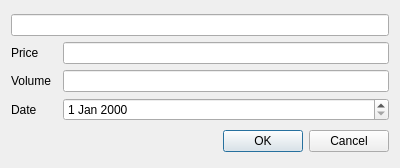
<?xml version="1.0" encoding="UTF-8"?>
<ui version="4.0">
 <class>BuyItem</class>
 <widget class="QDialog" name="BuyItem">
  <property name="geometry">
   <rect>
    <x>0</x>
    <y>0</y>
    <width>400</width>
    <height>168</height>
   </rect>
  </property>
  <property name="windowTitle">
   <string>Dialog</string>
  </property>
  <layout class="QGridLayout" name="gridLayout_2">
   <item row="0" column="0">
    <layout class="QGridLayout" name="gridLayout">
     <item row="3" column="0">
      <widget class="QLabel" name="volume">
       <property name="text">
        <string>Volume</string>
       </property>
      </widget>
     </item>
     <item row="4" column="0">
      <widget class="QLabel" name="date">
       <property name="text">
        <string>Date</string>
       </property>
      </widget>
     </item>
     <item row="0" column="0" colspan="3">
      <widget class="QLineEdit" name="stockItemName">
       <property name="alignment">
        <set>Qt::AlignCenter</set>
       </property>
       <property name="readOnly">
        <bool>true</bool>
       </property>
      </widget>
     </item>
     <item row="3" column="2">
      <widget class="QLineEdit" name="volumeEdit"/>
     </item>
     <item row="2" column="2">
      <widget class="QLineEdit" name="priceEdit"/>
     </item>
     <item row="2" column="0">
      <widget class="QLabel" name="price">
       <property name="text">
        <string>Price</string>
       </property>
      </widget>
     </item>
     <item row="4" column="2">
      <widget class="QDateEdit" name="dateEdit"/>
     </item>
    </layout>
   </item>
   <item row="1" column="0">
    <widget class="QDialogButtonBox" name="buttonBox">
     <property name="orientation">
      <enum>Qt::Horizontal</enum>
     </property>
     <property name="standardButtons">
      <set>QDialogButtonBox::Cancel|QDialogButtonBox::Ok</set>
     </property>
    </widget>
   </item>
  </layout>
 </widget>
 <resources/>
 <connections>
  <connection>
   <sender>buttonBox</sender>
   <signal>accepted()</signal>
   <receiver>BuyItem</receiver>
   <slot>accept()</slot>
   <hints>
    <hint type="sourcelabel">
     <x>248</x>
     <y>254</y>
    </hint>
    <hint type="destinationlabel">
     <x>157</x>
     <y>274</y>
    </hint>
   </hints>
  </connection>
  <connection>
   <sender>buttonBox</sender>
   <signal>rejected()</signal>
   <receiver>BuyItem</receiver>
   <slot>reject()</slot>
   <hints>
    <hint type="sourcelabel">
     <x>316</x>
     <y>260</y>
    </hint>
    <hint type="destinationlabel">
     <x>286</x>
     <y>274</y>
    </hint>
   </hints>
  </connection>
 </connections>
</ui>
